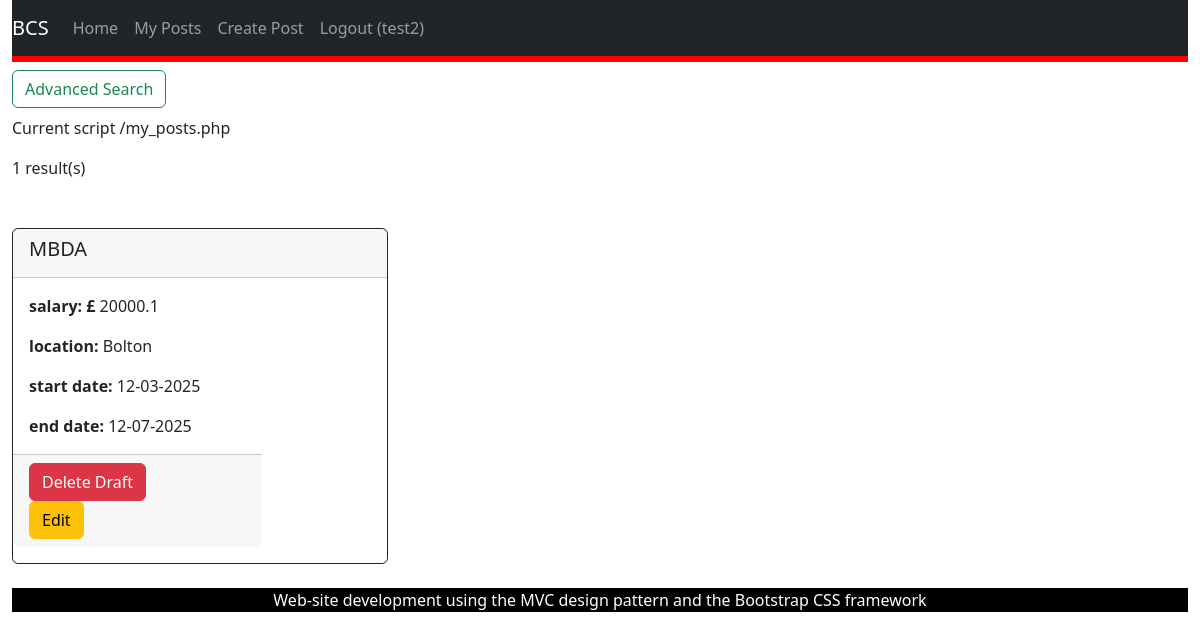
The page /my_posts.php (signed in) on the database as committed earlier.
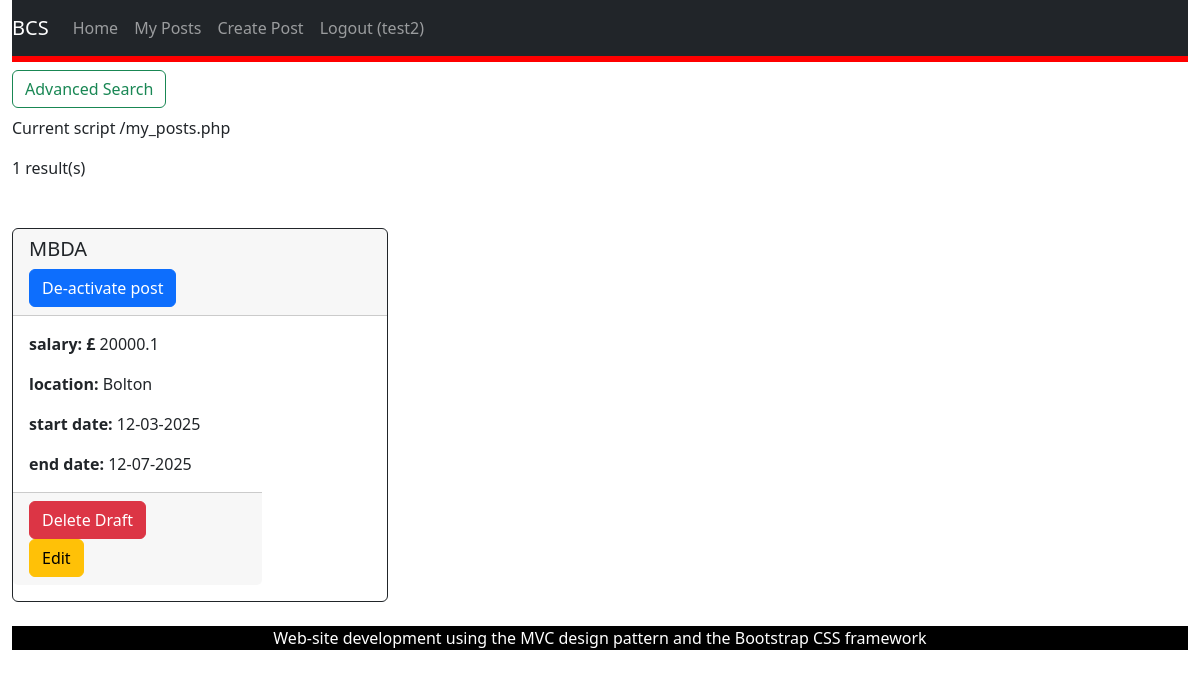
The same page on the database as committed later.
### tables this page shows
CREATE TABLE "placement_opportunity"
(
    placement_ID INTEGER
        primary key autoincrement,
    employer_ID  INTEGER
        references users,
    title        TEXT not null,
    description  TEXT not null,
    salary       REAL,
    location     TEXT not null,
    start_date   DATE not null,
    end_date     DATE not null,
    status       TEXT
, deadline DATE, date_posted DATE DEFAULT NULL);

### my_posts.php (called while the page is built, shortened)
<?php
require_once('Models/PlacementsDataSet.php');
$view = new stdClass();
$view->pageTitle = 'My Posts';
$employerId = $_SESSION['user_id'];
$placementsDataSet = new PlacementsDataSet();
$view->placementsDataSet = $placementsDataSet->fetchPostsByEmployerID($employerId);
if (count($view->placementsDataSet) == 0)
{
    $view->dbMessage = "No results";
}
else
{
    $view->dbMessage = count($view->placementsDataSet) . " result(s)";
}
$view->success = $_SESSION['placements_success'] ?? null;
require_once('Views/my_posts.phtml');

### Models/Database.php (called while the page is built, shortened)
<?php
class Database {
    protected static $_dbInstance = null;
    protected $_dbHandle;
    public static function getInstance() {
        if(self::$_dbInstance === null) {
            self::$_dbInstance = new self();
        }
        return self::$_dbInstance;
    }
    private function __construct() {
        try {
            $this->_dbHandle = new PDO("sqlite:identifier.sqlite");
        }
        catch (PDOException $e) {
            echo $e->getMessage();
        }
    }
    public function getdbConnection() {
        return $this->_dbHandle;
    }
}

### Models/PlacementsDataSet.php (called while the page is built, shortened)
<?php
require_once('Database.php');
require_once('PlacementsData.php');
class PlacementsDataSet {
    protected $_dbHandle, $_dbInstance;
    public function __construct() {
        $this->_dbInstance = Database::getInstance();
        $this->_dbHandle = $this->_dbInstance->getdbConnection();
    }
    public function fetchPostsByEmployerID($employerId) {
        $sqlQuery = 'SELECT * FROM placement_opportunity WHERE employer_id = :employerId;';
        $statement = $this->_dbHandle->prepare($sqlQuery);
        $statement->bindParam(':employerId', $employerId, PDO::PARAM_INT);
        $statement->execute();
        $dataSet = [];
        while ($row = $statement->fetch(PDO::FETCH_ASSOC)) {
            $dataSet[] = new PlacementsData($row);
        }
        return $dataSet;
    }
}

### Models/PlacementsData.php (called while the page is built, shortened)
<?php
class PlacementsData {
    protected $placement_id, $employer_id, $title, $description,$salary, $location, $start_date, $end_date, $status, $deadline, $date_posted;
    public function __construct($dbRow) {
        $this->placement_id = $dbRow['placement_ID'];
        $this->title = $dbRow['title'];
        $this->salary = $dbRow['salary'];
        $this->location = $dbRow['location'];
        $this->start_date = $dbRow['start_date'];
        $this->end_date = $dbRow['end_date'];
        $this->status = $dbRow['status'] ?? 'Active';
    }
    public function getPlacementID() {
        return $this->placement_id;
    }
    public function getTitle() {
        return $this->title;
    }
    public function getSalary() {
        return $this->salary;
    }
    public function getLocation() {
        return $this->location;
    }
    public function getStartDate() {
        return $this->start_date;
    }
    public function getEndDate() {
        return $this->end_date;
    }
    public function getStatus() {
        return $this->status;
    }
}

### Views/my_posts.phtml (the view, shortened to what this page needs)
<?php require('template/header.phtml');
?>
<?php if (isset($_SESSION['role']) == "employer"):?>
    <div class="col-3">
        <button class="btn btn-outline-success my-4 my-sm-2" type="submit" data-bs-toggle="collapse" data-bs-target="#advancedOptions" aria-expanded="false" aria-controls="advancedOptions" >Advanced Search
        </button>
    </div>
    <div class="col-4">
        <p>Current script <?php echo $_SERVER["PHP_SELF"]; ?></p>
    </div>
    <div class="col-2">
        <p><?php echo $view->dbMessage; ?></p>
    </div>
    <div class="row row-cols-1 row-cols-md-3 g-4 my-4">
        <?php foreach ($view->placementsDataSet as $placementsData) { ?>
            <div class="col">
                <div class="card border-dark mb-3 h-100">
                    <div class="card-header">
                        <h5><?php echo $placementsData->getTitle(); ?></h5>
                        <form action="my_posts.php" method="POST">
                            <?php if ($placementsData->getStatus() == "active"):?>
                                <button type="submit" class="btn btn-primary" name ="de-activate_status">
                                    De-activate post
                                </button>
                            <?php endif; ?>
                        </form>
                    </div>
                    <?php ?><div class="col-md-8">
                        <div class="card-body">
                            <p class="card-text"><b>salary: £</b> <?php echo $placementsData->getSalary()?></p>
                            <p class="card-text"><b>location:</b> <?php echo $placementsData->getLocation()?></p>
                            <p class="card-text"><b>start date:</b> <?php echo $placementsData->getStartDate()?></p>
                            <p class="card-text"><b>end date:</b> <?php echo $placementsData->getEndDate()?></p>
                        </div>
                        <div class="card-footer">
                            <button type="button" class="btn btn-danger" data-bs-toggle="modal" data-bs-target="#deleteModal<?php echo $placementsData->getPlacementID(); ?>">
                                Delete Draft
                            </button>
                            <form action="edit_post.php" method="POST">
                                <button type="submit" class="btn btn-warning" name ="id" value="<?php echo $placementsData->getPlacementID() ?>">
                                    Edit
                                </button>
                            </form>
                        </div>
                    </div>
                </div>
            </div>
        <?php } ?>
    </div>
<?php endif; ?>
<?php require('template/footer.phtml') ?>

### Views/template/header.phtml (shortened to what this page needs)
<?php
$is_logged_in = $_SESSION['logged_in'] ?? false;
$user_role = $_SESSION['role'] ?? '';
?>
<!DOCTYPE html>
<html lang="en">
<head>
    <link href="https://cdn.jsdelivr.net/npm/bootstrap@5.2.0/dist/css/bootstrap.min.css" rel="stylesheet">
    <link href="/css/my-style.css" rel="stylesheet">
</head>
<body role=""document">
<div class="container-fluid">
    <nav class="navbar navbar-expand-lg navbar-dark bg-dark">
        <a class="navbar-brand" href="index.php"> BCS</a>
        <div class="collapse navbar-collapse" id="navbarNav">
            <ul class="navbar-nav me-auto">
                <li class="nav-item">
                    <a class="nav-link" href="index.php">Home</a>
                </li>
                <?php if ($is_logged_in && $user_role === 'employer'): ?>
                    <li class="nav-item">
                        <a class="nav-link" href="my_posts.php">My Posts</a>
                    </li>
                    <li class="nav-item">
                        <a class="nav-link" href="add_post.php">Create Post</a>
                    </li>
                <?php endif; ?>
                <?php if ($is_logged_in): ?>
                    <li class="nav-item">
                        <a class="nav-link" href="logout.php">Logout (<?php echo $_SESSION['name']; ?>)</a>
                    </li>
                <?php else: ?>
                    <li class="nav-item">
                        <a class="nav-link" href="login.php">Login</a>
                    </li>
                <?php endif; ?>
            </ul>
        </div>
    </nav>
    <main id="content" class="col-12">

### Views/template/footer.phtml (shortened to what this page needs)
    </main>
    <footer class-"row">
        <div id="footer" class="col-xs-12">
            <p>Web-site development using the MVC design pattern and the Bootstrap CSS framework</p>
        </div>
    </footer>
</body>
</html>

### css/my-style.css (style rules this page uses)
#content { background-color: #fff; border-top: solid 6px #f00; }
#footer { margin_top: 20px; text-align: center; background-color: #000; color: #fff; }

Rows that differ between the two databases and show on the page:
changed placement_opportunity "MBDA": now shows "De-activate post"
